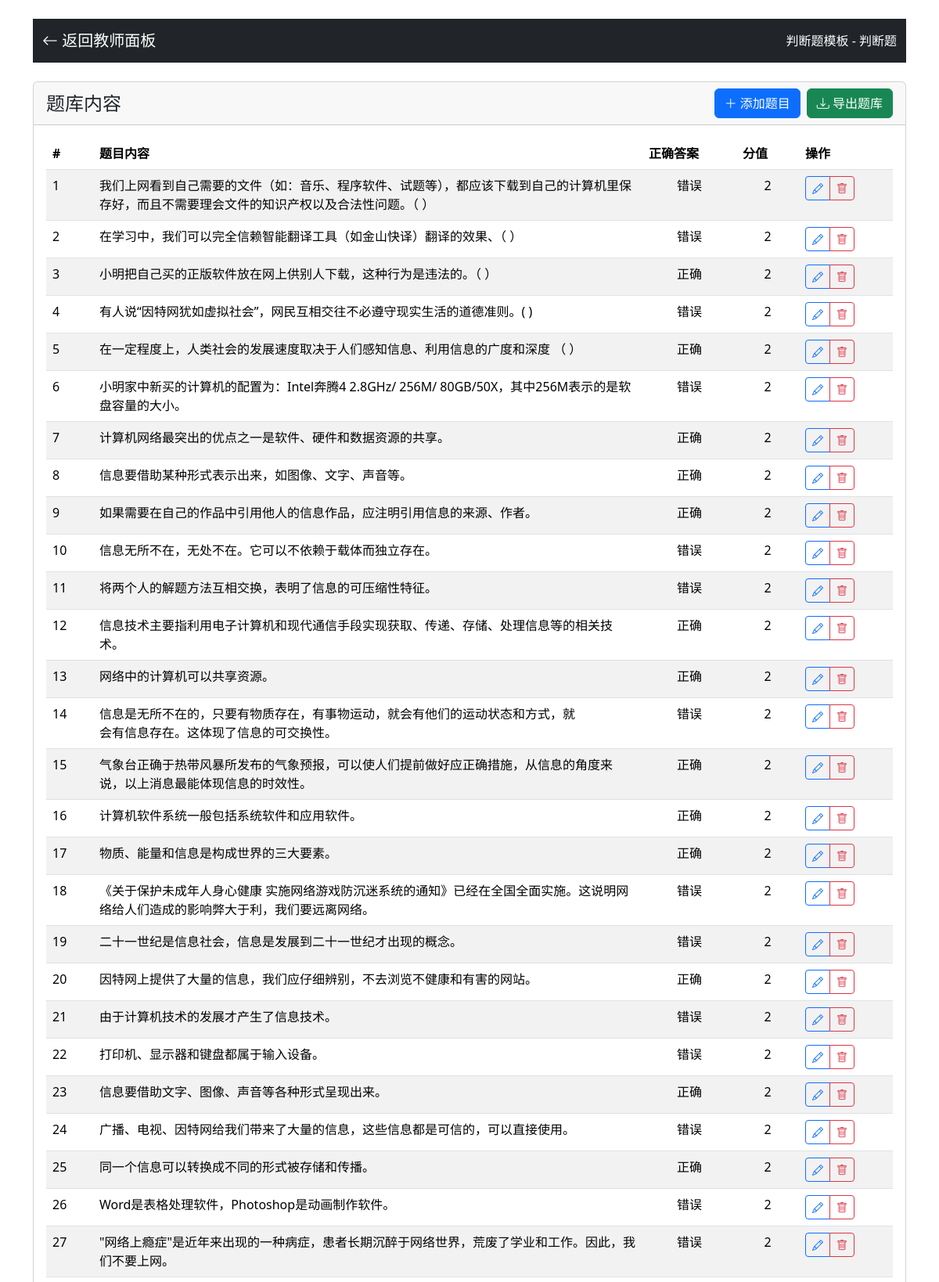
Page /teacher/bank/5 (signed in, upper part) on the committed database.
### app.py (models this page shows)
class QuestionBank(db.Model):
    id = db.Column(db.Integer, primary_key=True)
    name = db.Column(db.String(100), nullable=False)
    question_type = db.Column(db.String(20), nullable=False)  # 'single_choice', 'multiple_choice', ...
    created_at = db.Column(db.DateTime, default=datetime.utcnow)
    questions = db.relationship('Question', backref='bank', lazy=True, cascade="all, delete-orphan")

class Question(db.Model):
    id = db.Column(db.Integer, primary_key=True)
    question_type = db.Column(db.String(20), nullable=False)
    content = db.Column(db.Text, nullable=False)
    image_path = db.Column(db.String(200))  # 题目配图
    option_a = db.Column(db.String(200))
    option_b = db.Column(db.String(200))
    option_c = db.Column(db.String(200))
    option_d = db.Column(db.String(200))
    option_e = db.Column(db.String(200))
    correct_answer = db.Column(db.String(200), nullable=False)
    score = db.Column(db.Integer, nullable=False)
    explanation = db.Column(db.Text)
    created_at = db.Column(db.DateTime, default=datetime.utcnow)
    bank_id = db.Column(db.Integer, db.ForeignKey('question_bank.id'), nullable=False)

### app.py (the view)
@app.route('/teacher/bank/<int:bank_id>')
def teacher_bank(bank_id):
    if 'role' not in session or session['role'] != 'teacher':
        return redirect(url_for('teacher_login'))
    bank = QuestionBank.query.get_or_404(bank_id)
    questions = Question.query.filter_by(bank_id=bank_id).order_by(Question.id).all()
    type_display_map = {
        'single_choice': '单选题',
        'multiple_choice': '多选题',
        'true_false': '判断题',
        'fill_blank': '填空题',
        'short_answer': '简答题'
    }
    bank.question_type_display = type_display_map.get(bank.question_type, bank.question_type)
    return render_template('bank_content.html', bank=bank, questions=questions)

### templates/bank_content.html (shortened to what this page needs)
<!DOCTYPE html>
<html lang="zh">
<head>
    <link href="{{ url_for('static', filename='bootstrap/css/bootstrap.min.css') }}" rel="stylesheet">
    <link href="{{ url_for('static', filename='bootstrap-icons/font/bootstrap-icons.css') }}" rel="stylesheet">
</head>
<body class="container mt-4">
    <nav class="navbar navbar-expand-lg navbar-dark bg-dark mb-4">
        <div class="container">
            <a class="navbar-brand" href="{{ url_for('teacher_dashboard') }}">
                <i class="bi bi-arrow-left"></i> 返回教师面板
            </a>
            <span class="navbar-text text-white">
                {{ bank.name }} - {{ bank.question_type_display }}
            </span>
        </div>
    </nav>
    <div class="card">
        <div class="card-header d-flex justify-content-between align-items-center">
            <h4 class="mb-0">题库内容</h4>
            <div class="d-flex align-items-center">
                <button class="btn btn-primary me-2" onclick="addQuestion()">
                    <i class="bi bi-plus-lg"></i> 添加题目
                </button>
                <a class="btn btn-success" href="/export_bank/{{ bank.id }}" target="_blank">
                    <i class="bi bi-download"></i> 导出题库
                </a>
            </div>
        </div>
        <div class="card-body">
            <div class="table-responsive">
                <table class="table table-striped">
                    <thead>
                        <tr>
                            <th style="width: 60px">#</th>
                            {% if bank.question_type == 'short_answer' %}
                            <th style="width: 50%">题目内容</th>
                            <th style="width: 25%">参考答案</th>
                            {% else %}
                            <th>题目内容</th>
                            <th style="width: 120px">正确答案</th>
                            {% endif %}
                            <th style="width: 80px">分值</th>
                            <th style="width: 120px">操作</th>
                        </tr>
                    </thead>
                    <tbody>
                        {% for question in questions %}
                        <tr>
                            <td>{{ loop.index }}</td>
                            <td>{{ question.content|replace('\n', '<br>')|safe }}</td>
                            <td {% if bank.question_type != 'short_answer' %}class="text-center"{% endif %}>{{ question.correct_answer }}</td>
                            <td class="text-center">{{ question.score }}</td>
                            <td>
                                <div class="btn-group btn-group-sm">
                                    <button class="btn btn-outline-primary" onclick="editQuestion({{ question.id }})">
                                        <i class="bi bi-pencil"></i>
                                    </button>
                                    <button class="btn btn-outline-danger" onclick="deleteQuestion({{ question.id }})">
                                        <i class="bi bi-trash"></i>
                                    </button>
                                </div>
                            </td>
                        </tr>
                        {% endfor %}
                    </tbody>
                </table>
            </div>
        </div>
    </div>
</body>
</html>

### rows in the picture
QuestionBank: name "判断题模板"
Question: content "我们上网看到自己需要的文件（如：音乐、程序软件、试题等），都应该下载到自己的计算机里保存好，而且不需要理会文件的知识产权以及合法性问题。（ ）", correct_answer "错误", score "2"
Question: content "在学习中，我们可以完全信赖智能翻译工具（如金山快译）翻译的效果、（ ）", correct_answer "错误", score "2"
Question: content "小明把自己买的正版软件放在网上供别人下载，这种行为是违法的。（ ）", correct_answer "正确", score "2"
Question: content "有人说“因特网犹如虚拟社会”，网民互相交往不必遵守现实生活的道德准则。( )", correct_answer "错误", score "2"
Question: content "在一定程度上，人类社会的发展速度取决于人们感知信息、利用信息的广度和深度 （ ）", correct_answer "正确", score "2"
Question: content "小明家中新买的计算机的配置为：Intel奔腾4 2.8GHz/ 256M/ 80GB/50X，其中256M表示的是软盘容量的大小。", correct_answer "错误", score "2"
Question: content "计算机网络最突出的优点之一是软件、硬件和数据资源的共享。", correct_answer "正确", score "2"
Question: content "信息要借助某种形式表示出来，如图像、文字、声音等。", correct_answer "正确", score "2"
Question: content "如果需要在自己的作品中引用他人的信息作品，应注明引用信息的来源、作者。", correct_answer "正确", score "2"
Question: content "信息无所不在，无处不在。它可以不依赖于载体而独立存在。", correct_answer "错误", score "2"
Question: content "将两个人的解题方法互相交换，表明了信息的可压缩性特征。", correct_answer "错误", score "2"
Question: content "信息技术主要指利用电子计算机和现代通信手段实现获取、传递、存储、处理信息等的相关技术。", correct_answer "正确", score "2"
Question: content "网络中的计算机可以共享资源。", correct_answer "正确", score "2"
Question: content "信息是无所不在的，只要有物质存在，有事物运动，就会有他们的运动状态和方式，就 会有信息存在。这体现了信息的可交换性。", correct_answer "错误", score "2"
Question: content "气象台正确于热带风暴所发布的气象预报，可以使人们提前做好应正确措施，从信息的角度来说，以上消息最能体现信息的时效性。", correct_answer "正确", score "2"
Question: content "计算机软件系统一般包括系统软件和应用软件。", correct_answer "正确", score "2"
Question: content "物质、能量和信息是构成世界的三大要素。", correct_answer "正确", score "2"
Question: content "《关于保护未成年人身心健康 实施网络游戏防沉迷系统的通知》已经在全国全面实施。这说明网络给人们造成的影响弊大于利，我们要远离网络。", correct_answer "错误", score "2"
Question: content "二十一世纪是信息社会，信息是发展到二十一世纪才出现的概念。", correct_answer "错误", score "2"
Question: content "因特网上提供了大量的信息，我们应仔细辨别，不去浏览不健康和有害的网站。", correct_answer "正确", score "2"
Question: content "由于计算机技术的发展才产生了信息技术。", correct_answer "错误", score "2"
Question: content "打印机、显示器和键盘都属于输入设备。", correct_answer "错误", score "2"
Question: content "信息要借助文字、图像、声音等各种形式呈现出来。", correct_answer "正确", score "2"
Question: content "广播、电视、因特网给我们带来了大量的信息，这些信息都是可信的，可以直接使用。", correct_answer "错误", score "2"
Question: content "同一个信息可以转换成不同的形式被存储和传播。", correct_answer "正确", score "2"
Question: content "Word是表格处理软件，Photoshop是动画制作软件。", correct_answer "错误", score "2"
Question: content "\"网络上瘾症\"是近年来出现的一种病症，患者长期沉醉于网络世界，荒废了学业和工作。因此，我们不要上网。", correct_answer "错误", score "2"

### other values in the picture
{{ bank.question_type_display }} "判断题"
